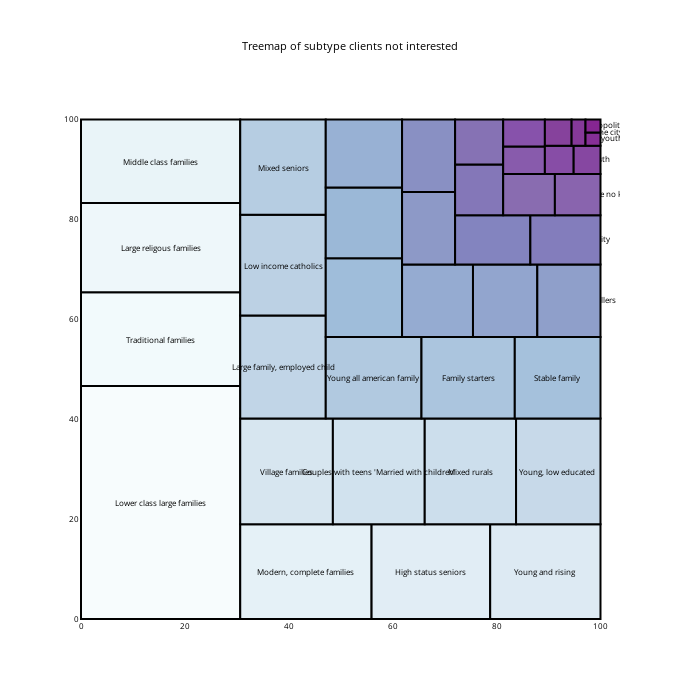

Notebook code for this chart:
### Code cell
freq = pd.DataFrame(no['Customer Subtype'].value_counts().reset_index())
freq.columns = ['name', 'freq']

x = 0.
y = 0.
width = 100.
height = 100.

values = freq.freq

normed = squarify.normalize_sizes(values, width, height)
rects = squarify.squarify(normed, x, y, width, height)

bupu = cl.scales['9']['seq']['BuPu']
bupu = cl.interp( bupu, 48 )
cl.to_rgb( bupu )

shapes = []
annotations = []
counter = 0
i = 0
for r in rects:
    shapes.append( 
        dict(
            type = 'rect', 
            x0 = r['x'], 
            y0 = r['y'], 
            x1 = r['x']+r['dx'], 
            y1 = r['y']+r['dy'],
            line = dict( width = 2 ),
            fillcolor = bupu[i]
        ) 
    )
    if (i<17):
        label = freq.name[i]
    else :
        label = ""
    annotations.append(
        dict(
            x = r['x']+(r['dx']/2),
            y = r['y']+(r['dy']/2),
            text = label ,
            showarrow = False
        )
    )
    i = i+1

# For hover text
trace0 = go.Scatter(
    x = [ r['x']+(r['dx']/2) for r in rects ], 
    y = [ r['y']+(r['dy']/2) for r in rects ],
    text = freq.name, 
    mode = 'text',
)
        
layout = dict(
    height=700, 
    width=700,
    xaxis=dict(showgrid=False,zeroline=False),
    yaxis=dict(showgrid=False,zeroline=False),
    shapes=shapes,
    annotations=annotations,
    hovermode='closest',
    title = 'Treemap of subtype clients not interested',
    font=dict(size=8, color='#000000')
)

# With hovertext
figure = dict(data=[trace0], layout=layout)

iplot(figure)

### Figure 1 — Plotly figure (JSON) as saved in the notebook; plotly's stock layout.template omitted (floating-point values rounded to 4 significant figures)
{"data": [{"mode": "text", "text": ["Lower class large families", "Traditional families", "Large religous families", "Middle class families", "Modern, complete families", "High status seniors", "Young and rising", "Village families", "Couples with teens 'Married with children'", "Mixed rurals", "Young, low educated ", "Large family, employed child", "Low income catholics", "Mixed seniors", "Young all american family", "Family starters", "Stable family", "Mixed small town dwellers", "High Income, expensive child", "Religious elderly singles", "Career and childcare", "Affluent young families", "Mixed apartment dwellers", "Large family farms", "Very Important Provincials", "Porchless seniors: no front yard", "Young seniors in the city", "Affluent senior apartments", "Own home elderly", "Seniors in apartments", "Dinki's (double income no kids)", "Residential elderly", "Etnically diverse", "Young urban have-nots", "Single youth", "Students in apartments", "Fresh masters in the city", "Suburban youth", "Senior cosmopolitans"], "type": "scatter", "x": [15.33, 15.33, 15.33, 15.33, 43.29, 67.35, 89.38, 39.57, 57.33, 74.96, 91.87, 38.88, 38.88, 38.88, 56.33, 74.52, 91.75, 54.46, 54.46, 54.46, 68.63, 81.65, 93.92, 66.91, 66.91, 79.26, 93.25, 76.64, 76.64, 86.25, 95.61, 85.28, 85.28, 92.07, 97.42, 91.87, 95.78, 98.56, 98.56], "y": [23.33, 56.04, 74.34, 91.63, 9.485, 9.485, 9.485, 29.56, 29.56, 29.56, 29.56, 50.45, 70.83, 90.46, 48.29, 48.29, 48.29, 64.32, 79.29, 93.18, 63.69, 63.69, 63.69, 78.21, 92.74, 75.88, 75.88, 85.9, 95.5, 84.94, 84.94, 91.84, 97.3, 91.91, 91.91, 97.37, 97.37, 96.06, 98.69]}], "layout": {"annotations": [{"showarrow": false, "text": "Lower class large families", "x": 15.33, "y": 23.33}, {"showarrow": false, "text": "Traditional families", "x": 15.33, "y": 56.04}, {"showarrow": false, "text": "Large religous families", "x": 15.33, "y": 74.34}, {"showarrow": false, "text": "Middle class families", "x": 15.33, "y": 91.63}, {"showarrow": false, "text": "Modern, complete families", "x": 43.29, "y": 9.485}, {"showarrow": false, "text": "High status seniors", "x": 67.35, "y": 9.485}, {"showarrow": false, "text": "Young and rising", "x": 89.38, "y": 9.485}, {"showarrow": false, "text": "Village families", "x": 39.57, "y": 29.56}, {"showarrow": false, "text": "Couples with teens 'Married with children'", "x": 57.33, "y": 29.56}, {"showarrow": false, "text": "Mixed rurals", "x": 74.96, "y": 29.56}, {"showarrow": false, "text": "Young, low educated ", "x": 91.87, "y": 29.56}, {"showarrow": false, "text": "Large family, employed child", "x": 38.88, "y": 50.45}, {"showarrow": false, "text": "Low income catholics", "x": 38.88, "y": 70.83}, {"showarrow": false, "text": "Mixed seniors", "x": 38.88, "y": 90.46}, {"showarrow": false, "text": "Young all american family", "x": 56.33, "y": 48.29}, {"showarrow": false, "text": "Family starters", "x": 74.52, "y": 48.29}, {"showarrow": false, "text": "Stable family", "x": 91.75, "y": 48.29}, {"showarrow": false, "text": "", "x": 54.46, "y": 64.32}, {"showarrow": false, "text": "", "x": 54.46, "y": 79.29}, {"showarrow": false, "text": "", "x": 54.46, "y": 93.18}, {"showarrow": false, "text": "", "x": 68.63, "y": 63.69}, {"showarrow": false, "text": "", "x": 81.65, "y": 63.69}, {"showarrow": false, "text": "", "x": 93.92, "y": 63.69}, {"showarrow": false, "text": "", "x": 66.91, "y": 78.21}, {"showarrow": false, "text": "", "x": 66.91, "y": 92.74}, {"showarrow": false, "text": "", "x": 79.26, "y": 75.88}, {"showarrow": false, "text": "", "x": 93.25, "y": 75.88}, {"showarrow": false, "text": "", "x": 76.64, "y": 85.9}, {"showarrow": false, "text": "", "x": 76.64, "y": 95.5}, {"showarrow": false, "text": "", "x": 86.25, "y": 84.94}, {"showarrow": false, "text": "", "x": 95.61, "y": 84.94}, {"showarrow": false, "text": "", "x": 85.28, "y": 91.84}, {"showarrow": false, "text": "", "x": 85.28, "y": 97.3}, {"showarrow": false, "text": "", "x": 92.07, "y": 91.91}, {"showarrow": false, "text": "", "x": 97.42, "y": 91.91}, {"showarrow": false, "text": "", "x": 91.87, "y": 97.37}, {"showarrow": false, "text": "", "x": 95.78, "y": 97.37}, {"showarrow": false, "text": "", "x": 98.56, "y": 96.06}, {"showarrow": false, "text": "", "x": 98.56, "y": 98.69}], "font": {"color": "#000000", "size": 8}, "height": 700, "hovermode": "closest", "shapes": [{"fillcolor": "hsl(190.0, 60.0%, 98.0%)", "line": {"width": 2}, "type": "rect", "x0": 0, "x1": 30.65, "y0": 0, "y1": 46.66}, {"fillcolor": "hsl(192.38297872340425, 57.787234042553195%, 96.80851063829788%)", "line": {"width": 2}, "type": "rect", "x0": 0, "x1": 30.65, "y0": 46.66, "y1": 65.42}, {"fillcolor": "hsl(194.7659574468085, 55.57446808510638%, 95.61702127659575%)", "line": {"width": 2}, "type": "rect", "x0": 0, "x1": 30.65, "y0": 65.42, "y1": 83.26}, {"fillcolor": "hsl(197.14893617021278, 53.361702127659576%, 94.42553191489361%)", "line": {"width": 2}, "type": "rect", "x0": 0, "x1": 30.65, "y0": 83.26, "y1": 100.0}, {"fillcolor": "hsl(199.53191489361703, 51.148936170212764%, 93.23404255319149%)", "line": {"width": 2}, "type": "rect", "x0": 30.65, "x1": 55.94, "y0": 0, "y1": 18.97}, {"fillcolor": "hsl(201.91489361702128, 48.93617021276596%, 92.04255319148936%)", "line": {"width": 2}, "type": "rect", "x0": 55.94, "x1": 78.77, "y0": 0, "y1": 18.97}, {"fillcolor": "hsl(204.10638297872342, 46.91489361702128%, 90.80851063829788%)", "line": {"width": 2}, "type": "rect", "x0": 78.77, "x1": 100.0, "y0": 0, "y1": 18.97}, {"fillcolor": "hsl(204.95744680851064, 46.234042553191486%, 89.27659574468085%)", "line": {"width": 2}, "type": "rect", "x0": 30.65, "x1": 48.49, "y0": 18.97, "y1": 40.16}, {"fillcolor": "hsl(205.80851063829786, 45.5531914893617%, 87.74468085106383%)", "line": {"width": 2}, "type": "rect", "x0": 48.49, "x1": 66.17, "y0": 18.97, "y1": 40.16}, {"fillcolor": "hsl(206.6595744680851, 44.87234042553192%, 86.2127659574468%)", "line": {"width": 2}, "type": "rect", "x0": 66.17, "x1": 83.75, "y0": 18.97, "y1": 40.16}, {"fillcolor": "hsl(207.51063829787233, 44.191489361702125%, 84.68085106382979%)", "line": {"width": 2}, "type": "rect", "x0": 83.75, "x1": 100.0, "y0": 18.97, "y1": 40.16}, {"fillcolor": "hsl(208.36170212765958, 43.51063829787234%, 83.14893617021276%)", "line": {"width": 2}, "type": "rect", "x0": 30.65, "x1": 47.12, "y0": 40.16, "y1": 60.74}, {"fillcolor": "hsl(209.04255319148936, 43.04255319148936%, 81.61702127659575%)", "line": {"width": 2}, "type": "rect", "x0": 30.65, "x1": 47.12, "y0": 60.74, "y1": 80.93}, {"fillcolor": "hsl(209.2127659574468, 43.212765957446805%, 80.08510638297872%)", "line": {"width": 2}, "type": "rect", "x0": 30.65, "x1": 47.12, "y0": 80.93, "y1": 100}, {"fillcolor": "hsl(209.38297872340425, 43.38297872340426%, 78.55319148936171%)", "line": {"width": 2}, "type": "rect", "x0": 47.12, "x1": 65.54, "y0": 40.16, "y1": 56.43}, {"fillcolor": "hsl(209.5531914893617, 43.5531914893617%, 77.02127659574468%)", "line": {"width": 2}, "type": "rect", "x0": 65.54, "x1": 83.5, "y0": 40.16, "y1": 56.43}, {"fillcolor": "hsl(209.72340425531914, 43.723404255319146%, 75.48936170212767%)", "line": {"width": 2}, "type": "rect", "x0": 83.5, "x1": 100.0, "y0": 40.16, "y1": 56.43}, {"fillcolor": "hsl(209.89361702127658, 43.8936170212766%, 73.95744680851064%)", "line": {"width": 2}, "type": "rect", "x0": 47.12, "x1": 61.8, "y0": 56.43, "y1": 72.21}, {"fillcolor": "hsl(211.2127659574468, 43.297872340425535%, 72.55319148936171%)", "line": {"width": 2}, "type": "rect", "x0": 47.12, "x1": 61.8, "y0": 72.21, "y1": 86.36}, {"fillcolor": "hsl(214.4468085106383, 41.42553191489362%, 71.36170212765957%)", "line": {"width": 2}, "type": "rect", "x0": 47.12, "x1": 61.8, "y0": 86.36, "y1": 100}, {"fillcolor": "hsl(217.68085106382978, 39.5531914893617%, 70.17021276595744%)", "line": {"width": 2}, "type": "rect", "x0": 61.8, "x1": 75.46, "y0": 56.43, "y1": 70.95}, {"fillcolor": "hsl(220.91489361702128, 37.68085106382979%, 68.97872340425532%)", "line": {"width": 2}, "type": "rect", "x0": 75.46, "x1": 87.84, "y0": 56.43, "y1": 70.95}, {"fillcolor": "hsl(224.14893617021278, 35.808510638297875%, 67.7872340425532%)", "line": {"width": 2}, "type": "rect", "x0": 87.84, "x1": 100.0, "y0": 56.43, "y1": 70.95}, {"fillcolor": "hsl(227.38297872340425, 33.93617021276596%, 66.59574468085107%)", "line": {"width": 2}, "type": "rect", "x0": 61.8, "x1": 72.01, "y0": 70.95, "y1": 85.47}, {"fillcolor": "hsl(232.3191489361702, 32.74468085106383%, 65.06382978723404%)", "line": {"width": 2}, "type": "rect", "x0": 61.8, "x1": 72.01, "y0": 85.47, "y1": 100}, {"fillcolor": "hsl(238.95744680851064, 32.234042553191486%, 63.191489361702125%)", "line": {"width": 2}, "type": "rect", "x0": 72.01, "x1": 86.5, "y0": 70.95, "y1": 80.81}, {"fillcolor": "hsl(245.59574468085106, 31.72340425531915%, 61.31914893617021%)", "line": {"width": 2}, "type": "rect", "x0": 86.5, "x1": 100.0, "y0": 70.95, "y1": 80.81}, {"fillcolor": "hsl(252.2340425531915, 31.212765957446805%, 59.44680851063829%)", "line": {"width": 2}, "type": "rect", "x0": 72.01, "x1": 81.27, "y0": 80.81, "y1": 90.99}, {"fillcolor": "hsl(258.8723404255319, 30.70212765957447%, 57.57446808510639%)", "line": {"width": 2}, "type": "rect", "x0": 72.01, "x1": 81.27, "y0": 90.99, "y1": 100}, {"fillcolor": "hsl(265.51063829787233, 30.19148936170213%, 55.70212765957447%)", "line": {"width": 2}, "type": "rect", "x0": 81.27, "x1": 91.22, "y0": 80.81, "y1": 89.08}, {"fillcolor": "hsl(269.9148936170213, 31.17021276595745%, 53.723404255319146%)", "line": {"width": 2}, "type": "rect", "x0": 91.22, "x1": 100.0, "y0": 80.81, "y1": 89.08}, {"fillcolor": "hsl(272.97872340425533, 33.04255319148936%, 51.68085106382979%)", "line": {"width": 2}, "type": "rect", "x0": 81.27, "x1": 89.3, "y0": 89.08, "y1": 94.61}, {"fillcolor": "hsl(276.04255319148933, 34.91489361702128%, 49.63829787234043%)", "line": {"width": 2}, "type": "rect", "x0": 81.27, "x1": 89.3, "y0": 94.61, "y1": 100.0}, {"fillcolor": "hsl(279.1063829787234, 36.787234042553195%, 47.59574468085106%)", "line": {"width": 2}, "type": "rect", "x0": 89.3, "x1": 94.84, "y0": 89.08, "y1": 94.74}, {"fillcolor": "hsl(282.17021276595744, 38.65957446808511%, 45.553191489361694%)", "line": {"width": 2}, "type": "rect", "x0": 94.84, "x1": 100, "y0": 89.08, "y1": 94.74}, {"fillcolor": "hsl(285.2340425531915, 40.531914893617014%, 43.51063829787235%)", "line": {"width": 2}, "type": "rect", "x0": 89.3, "x1": 94.44, "y0": 94.74, "y1": 100.0}, {"fillcolor": "hsl(288.04255319148933, 45.851063829787236%, 41.08510638297872%)", "line": {"width": 2}, "type": "rect", "x0": 94.44, "x1": 97.12, "y0": 94.74, "y1": 100.0}, {"fillcolor": "hsl(290.7659574468085, 52.31914893617022%, 38.53191489361702%)", "line": {"width": 2}, "type": "rect", "x0": 97.12, "x1": 100.0, "y0": 94.74, "y1": 97.37}, {"fillcolor": "hsl(293.48936170212767, 58.78723404255317%, 35.97872340425533%)", "line": {"width": 2}, "type": "rect", "x0": 97.12, "x1": 100.0, "y0": 97.37, "y1": 100.0}], "title": "Treemap of subtype clients not interested", "width": 700, "xaxis": {"showgrid": false, "zeroline": false}, "yaxis": {"showgrid": false, "zeroline": false}}}
